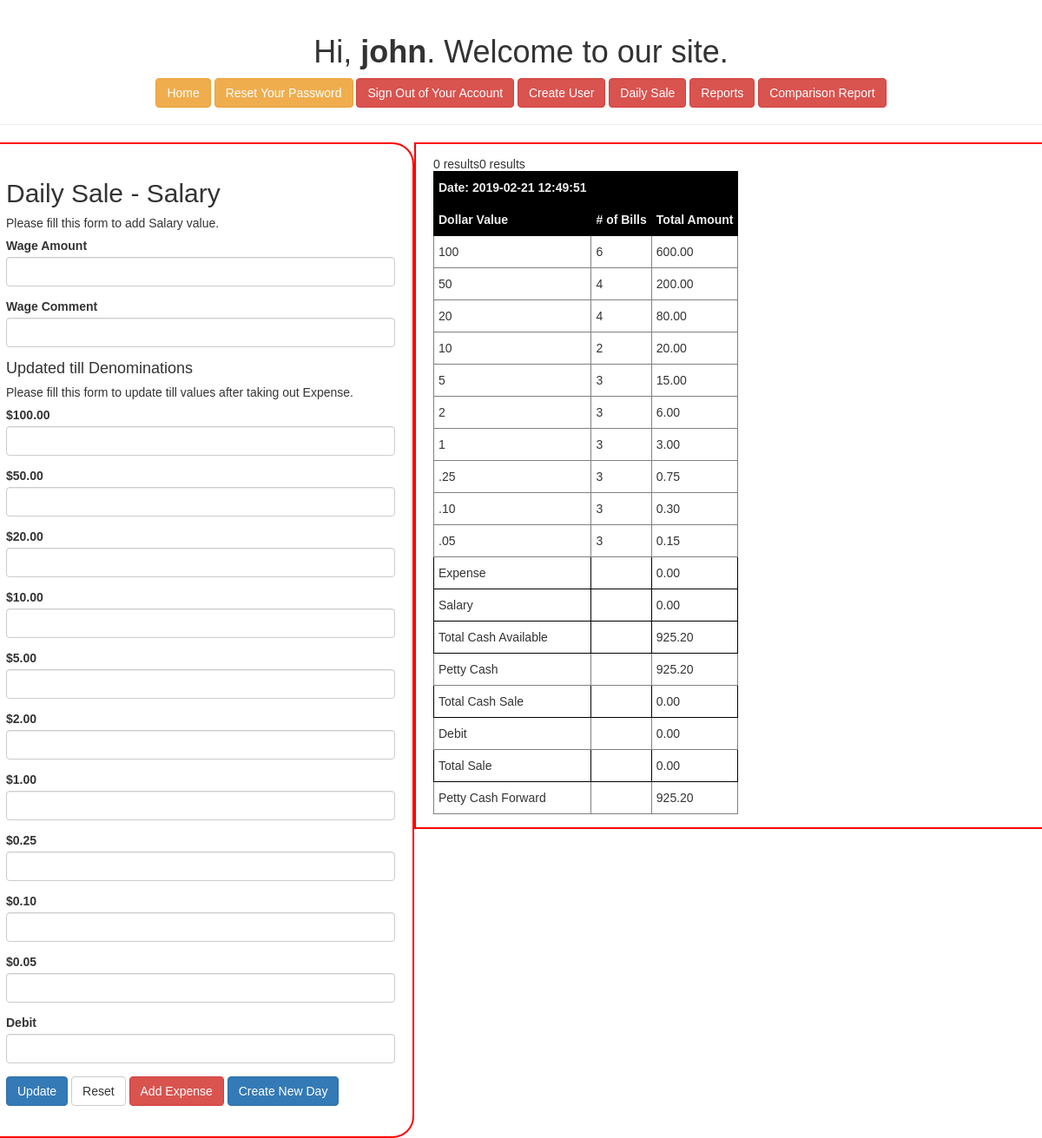
/wages.php (signed in), run on the app's committed database.
### tables this page shows
CREATE TABLE `dailysale` (
  `id` int(11) NOT NULL,
  `dateEntered` datetime DEFAULT CURRENT_TIMESTAMP,
  `Bill100` varchar(11) NOT NULL,
  `Bill50` varchar(11) NOT NULL,
  `Bill20` varchar(11) NOT NULL,
  `Bill10` varchar(11) NOT NULL,
  `Bill5` varchar(11) NOT NULL,
  `toonie` varchar(11) NOT NULL,
  `loonie` varchar(11) NOT NULL,
  `quarters` varchar(11) NOT NULL,
  `dimes` varchar(11) NOT NULL,
  `nickles` varchar(11) NOT NULL,
  `totalDebit` varchar(11) NOT NULL,
  `pettyCashFWD` varchar(11) NOT NULL,
  `pettyCash` varchar(11) NOT NULL
);

### wages.php (the view, shortened to what this page needs)
<!DOCTYPE html>
<html>
<head>
    <link rel="stylesheet" href="https://maxcdn.bootstrapcdn.com/bootstrap/3.3.7/css/bootstrap.css">
	<link rel="stylesheet" href="https://maxcdn.bootstrapcdn.com/bootstrap/3.3.7/css/bootstrap.min.css">
	<link rel="stylesheet" href="myStyle.css" type="text/css">
</head>
<body>
<?php
$Bill100 = $Bill50 = $Bill20 = $Bill10 = $Bill5 = $toonie= $loonie = $quarters = $dime = $nickle = $debit = $wageAmount = $wageComment = "";
$Bill100_err = $Bill50_err = $Bill20_err = $Bill10_err = $Bill5_err = $toonie_err = $loonie_err = $quarters_err = $dime_err = $nickle_err = $debit_err = $wageAmount_err = $wageComment_err = "";
?>
    <div class="page-header">
        <h1>Hi, <b><?php echo htmlspecialchars($_SESSION["username"]); ?></b>. Welcome to our site.</h1>
    <p>
		<a href="welcome.php" class="btn btn-warning">Home</a>
        <a href="reset-password.php" class="btn btn-warning">Reset Your Password</a>
        <a href="logout.php" class="btn btn-danger">Sign Out of Your Account</a>
		<a href="createUser.php" class="btn btn-danger">Create User</a>
		<a href="dailySale.php" class="btn btn-danger">Daily Sale</a>
		<a href="reports.php" class="btn btn-danger">Reports</a>
		<a href="compare.php" class="btn btn-danger">Comparison Report</a>
    </p>
	</div>
	<div class="row">
		<div id="borderRadiusLeft" class="column left" >
				<h2>Daily Sale - Salary</h2>
				<p>Please fill this form to add Salary value.</p>
				<form action="<?php echo htmlspecialchars($_SERVER["PHP_SELF"]); ?>" method="post">
					<div class="form-group <?php echo (!empty($wageAmount_err)) ? 'has-error' : ''; ?>">
						<label>Wage Amount</label>
						<input type="text" name="wageAmount_" class="form-control" value="<?php echo $wageAmount; ?>">
					</div>
					<div class="form-group <?php echo (!empty($wageComment_err)) ? 'has-error' : ''; ?>">
						<label>Wage Comment</label>
						<input type="text" name="wageComment_" class="form-control" value="<?php echo $wageComment; ?>">
					</div>
					<h4>Updated till Denominations</h4>
					<p>Please fill this form to update till values after taking out Expense.</p>
					<div class="form-group <?php echo (!empty($Bill100_err)) ? 'has-error' : ''; ?>">
						<label>$100.00</label>
						<input type="text" name="Bill100_" class="form-control" value="<?php echo $Bill100; ?>">
					</div>
					<div class="form-group <?php echo (!empty($Bill50_err)) ? 'has-error' : ''; ?>">
						<label>$50.00</label>
						<input type="text" name="Bill50_" class="form-control" value="<?php echo $Bill50; ?>">
					</div>
					<div class="form-group <?php echo (!empty($Bill20_err)) ? 'has-error' : ''; ?>">
						<label>$20.00</label>
						<input type="text" name="Bill20_" class="form-control" value="<?php echo $Bill20; ?>">
					</div>
					<div class="form-group <?php echo (!empty($Bill10_err)) ? 'has-error' : ''; ?>">
						<label>$10.00</label>
						<input type="text" name="Bill10_" class="form-control" value="<?php echo $Bill10; ?>">
					</div>
					<div class="form-group <?php echo (!empty($Bill5_err)) ? 'has-error' : ''; ?>">
						<label>$5.00</label>
						<input type="text" name="Bill5_" class="form-control" value="<?php echo $Bill5; ?>">
					</div>
					<div class="form-group <?php echo (!empty($toonie_err)) ? 'has-error' : ''; ?>">
						<label>$2.00</label>
						<input type="text" name="toonie_" class="form-control" value="<?php echo $toonie; ?>">
					</div>
					<div class="form-group <?php echo (!empty($loonie_err)) ? 'has-error' : ''; ?>">
						<label>$1.00</label>
						<input type="text" name="loonie_" class="form-control" value="<?php echo $loonie; ?>">
					</div>
					<div class="form-group <?php echo (!empty($quarters_err)) ? 'has-error' : ''; ?>">
						<label>$0.25</label>
						<input type="text" name="quarters_" class="form-control" value="<?php echo $quarters; ?>">
					</div>
					<div class="form-group <?php echo (!empty($dime_err)) ? 'has-error' : ''; ?>">
						<label>$0.10</label>
						<input type="text" name="dime_" class="form-control" value="<?php echo $dime; ?>">
					</div>
					<div class="form-group <?php echo (!empty($nickle_err)) ? 'has-error' : ''; ?>">
						<label>$0.05</label>
						<input type="text" name="nickle_" class="form-control" value="<?php echo $nickle; ?>">
					</div>
					<div class="form-group <?php echo (!empty($debit_err)) ? 'has-error' : ''; ?>">
						<label>Debit</label>
						<input type="text" name="debit_" class="form-control" value="<?php echo $debit; ?>">
					</div>
					<div class="form-group">
						<input type="submit" class="btn btn-primary" value="Update">
						<input type="reset" class="btn btn-default" value="Reset">
						<a href="expense.php" class="btn btn-danger">Add Expense</a>
						<a href="createNewDay.php" class="btn btn-primary">Create New Day</a>
					</div>
				</form>
		</div>
		<div id="borderRadiusRight" class="column right" >
<?php
$servername = "localhost";
$username = "root";
$password = "root";
$dbname = "cellmate";
$port = 8889;
$conn = new mysqli($servername, $username, $password, $dbname, $port);
$sql = "SELECT * FROM dailysale WHERE dateEntered IN (SELECT MAX(dateEntered) FROM dailysale)";
$result = $conn->query($sql);
if ($result->num_rows > 0) {
    while($row = $result->fetch_assoc()) {
		$tillDate = $row["dateEntered"];
		$createDate = new DateTime($tillDate);
		$strip = $createDate->format('Y-m-d');
		$total100 = $row["Bill100"] * 100.00;
		$total50 = $row["Bill50"] * 50.00;
		$total20 = $row["Bill20"] * 20.00;
		$total10 = $row["Bill10"] * 10.00;
		$total5 = $row["Bill5"] * 5.00;
		$totalToonie = $row["toonie"] * 2.00;
		$totalLoonie = $row["loonie"] * 1.00;
		$totalQuarters = $row["quarters"] * 0.25;
		$totalDimes = $row["dimes"] * 0.10;
		$totalNickles = $row["nickles"] * 0.05;
		$pettyCashValue = $row["pettyCash"];
		$totalDebit = $row["totalDebit"];
		$totalExpense = 0.00;
		$totalWage = 0.00;
		$servername = "localhost";
		$username = "root";
		$password = "root";
		$dbname = "cellmate";
		$port = 8889;
		$connAddExpense = new mysqli($servername, $username, $password, $dbname, $port);
		$sqlAddExpense = "SELECT * FROM `expense` WHERE CAST(dateEntered AS DATE) = '" . $strip . "'";
		$resultAddExpense = $connAddExpense->query($sqlAddExpense);
		if ($resultAddExpense->num_rows > 0) {
			while($rowAddExpense = $resultAddExpense->fetch_assoc()) {
				$totalExpense = $totalExpense + $rowAddExpense["expenseAmount"];
			}
		}
		else {
			echo "0 results";
		}
		$connAddWage = new mysqli($servername, $username, $password, $dbname, $port);
		$sqlAddWage = "SELECT * FROM `wage` WHERE CAST(dateEntered AS DATE) = '" . $strip . "'";
		$resultAddWage = $connAddWage->query($sqlAddWage);
		if ($resultAddWage->num_rows > 0) {
			while($rowAddWage = $resultAddWage->fetch_assoc()) {
				$totalWage = $totalWage + $rowAddWage["wageAmount"];
			}
		}
		else {
			echo "0 results";
		}
		$totalCashAvl = $total100 + $total50 + $total20 + $total10 + $total5 + $totalToonie + $totalLoonie + $totalQuarters + $totalDimes + $totalNickles + $totalExpense + $totalWage;
		$totalCashSale = $totalCashAvl - $pettyCashValue;
		$totalSale = $totalDebit + $totalCashSale;
?>
<table class="tg">
  <tr>
  <th class="tg-845d">Date: <?php echo $tillDate; ?></th>
  <th class="tg-845d"></th>
  <th class="tg-845d"></th>
  </tr>
  <tr>
    <th class="tg-845d">Dollar Value</th>
    <th class="tg-845d"># of Bills</th>
    <th class="tg-845d">Total Amount</th>
  </tr>
  <tr>
    <td class="tg-0pky">100</td>
    <td class="tg-0pky"><?php echo $row["Bill100"]; ?></td>
    <td class="tg-0pky"><?php echo number_format((float)$total100, 2, '.', ''); ?></td>
  </tr>
  <tr>
    <td class="tg-0pky">50</td>
    <td class="tg-0pky"><?php echo $row["Bill50"]; ?></td>
    <td class="tg-0pky"><?php echo number_format((float)$total50, 2, '.', ''); ?></td>
  </tr>
  <tr>
    <td class="tg-0pky">20</td>
    <td class="tg-0pky"><?php echo $row["Bill20"]; ?></td>
    <td class="tg-0pky"><?php echo number_format((float)$total20, 2, '.', ''); ?></td>
  </tr>
  <tr>
    <td class="tg-0pky">10</td>
    <td class="tg-0pky"><?php echo $row["Bill10"]; ?></td>
    <td class="tg-0pky"><?php echo number_format((float)$total10, 2, '.', ''); ?></td>
  </tr>
  <tr>
    <td class="tg-0pky">5</td>
    <td class="tg-0pky"><?php echo $row["Bill5"]; ?></td>
    <td class="tg-0pky"><?php echo number_format((float)$total5, 2, '.', ''); ?></td>
  </tr>
  <tr>
    <td class="tg-0pky">2</td>
    <td class="tg-0pky"><?php echo $row["toonie"]; ?></td>
    <td class="tg-0pky"><?php echo number_format((float)$totalToonie, 2, '.', ''); ?></td>
  </tr>
  <tr>
    <td class="tg-0pky">1</td>
    <td class="tg-0pky"><?php echo $row["loonie"]; ?></td>
    <td class="tg-0pky"><?php echo number_format((float)$totalLoonie, 2, '.', ''); ?></td>
  </tr>
  <tr>
    <td class="tg-0pky">.25</td>
    <td class="tg-0pky"><?php echo $row["quarters"]; ?></td>
    <td class="tg-0pky"><?php echo number_format((float)$totalQuarters, 2, '.', ''); ?></td>
  </tr>
  <tr>
    <td class="tg-0pky">.10</td>
    <td class="tg-0pky"><?php echo $row["dimes"]; ?></td>
    <td class="tg-0pky"><?php echo number_format((float)$totalDimes, 2, '.', ''); ?></td>
  </tr>
  <tr>
    <td class="tg-0pky">.05</td>
    <td class="tg-0pky"><?php echo $row["nickles"]; ?></td>
    <td class="tg-0pky"><?php echo number_format((float)$totalNickles, 2, '.', ''); ?></td>
  </tr>
  <tr>
    <td class="tg-0lax">Expense</td>
    <td class="tg-0lax"></td>
    <td class="tg-0lax"><?php echo number_format((float)$totalExpense, 2, '.', ''); ?></td>
  </tr>
  <tr>
    <td class="tg-0lax">Salary</td>
    <td class="tg-0lax"></td>
    <td class="tg-0lax"><?php echo number_format((float)$totalWage, 2, '.', ''); ?></td>
  </tr>
  <tr>
    <td class="tg-0lax">Total Cash Available</td>
    <td class="tg-0lax"></td>
    <td class="tg-0lax"><?php echo number_format((float)$totalCashAvl, 2, '.', ''); ?></td>
  </tr>
  <tr>
    <td class="tg-0pky">Petty Cash</td>
	<td class="tg-0pky"></td>
    <td class="tg-0pky"><?php echo number_format((float)$row["pettyCash"], 2, '.', ''); ?></td>
  </tr>
  <tr>
  <td class="tg-0lax">Total Cash Sale</td>
    <td class="tg-0lax"></td>
    <td class="tg-0lax"><?php echo number_format((float)$totalCashSale, 2, '.', ''); ?></td>
  </tr>
  <tr>
    <td class="tg-0pky">Debit</td>
	<td class="tg-0pky"></td>
    <td class="tg-0pky"><?php echo number_format((float)$row["totalDebit"], 2, '.', ''); ?></td>
  </tr>
  <tr>
  <td class="tg-0lax">Total Sale</td>
    <td class="tg-0lax"></td>
    <td class="tg-0lax"><?php echo number_format((float)$totalSale, 2, '.', ''); ?></td>
  </tr>
  <tr>
    <td class="tg-0pky">Petty Cash Forward</td>
	<td class="tg-0pky"></td>
    <td class="tg-0pky"><?php echo number_format((float)$row["pettyCashFWD"], 2, '.', ''); ?></td>
  </tr>
</table>
<?php
    }
} else {
    echo "0 results";
}
?>
		</div>
	</div>
</body>
</html>

### myStyle.css (style rules this page uses)
* { box-sizing: border-box; }
.column { float: left; padding: 20px; }
.left { width: 40%; }
.right { width: 60%; padding-top: 15px; padding-bottom: 15px; }
.row:after { content: ""; display: table; clear: both; }
#borderRadiusLeft { border: 2px solid red; border-top-right-radius: 25px; border-bottom-right-radius: 25px; }
#borderRadiusRight { border: 2px solid red; }

### wages.php (style rules this page uses)
.page-header { font: 14px sans-serif; text-align: center; }
body { font: 14px sans-serif; }
.tg { border-collapse:collapse;border-spacing:0; }
.tg td { font-family:Arial, sans-serif;font-size:14px;padding:10px 5px;border-style:solid;border-width:1px;overflow:hidden;word-break:normal;border-color:black; }
.tg th { font-family:Arial, sans-serif;font-size:14px;font-weight:normal;padding:10px 5px;border-style:solid;border-width:1px;overflow:hidden;word-break:normal;border-color:black; }
.tg .tg-845d { font-weight:bold;background-color:#000000;color:#efefef;border-color:#000000;text-align:left;vertical-align:top }
.tg .tg-0pky { border-color:inherit;text-align:left;vertical-align:top }
.tg .tg-0lax { text-align:left;vertical-align:top }

### data on the page
dailysale: shows "0 results", dateEntered "2019-02-21 12:49:51", Bill100 "6", Bill100 "600.00", Bill50 "4", Bill50 "200.00", Bill20 "4", Bill20 "80.00", Bill10 "2", Bill10 "20.00", Bill5 "3", Bill5 "15.00", toonie "3", toonie "6.00", loonie "3", loonie "3.00", quarters "3", quarters "0.75", dimes "3", dimes "0.30", nickles "3", nickles "0.15", totalExpense "0.00", totalWage "0.00", totalCashAvl "925.20", pettyCash "925.20", totalCashSale "0.00", totalDebit "0.00", totalSale "0.00", pettyCashFWD "925.20"

### other printed values
$_SESSION["username"] "john"
